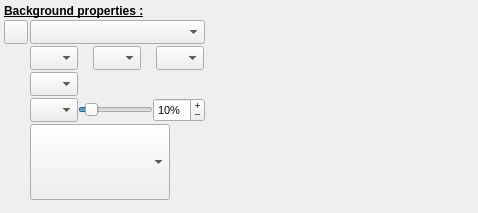
         <widget class="QWidget" name="scrollAreaWidgetContents">
          <property name="geometry">
           <rect>
            <x>0</x>
            <y>0</y>
            <width>478</width>
            <height>213</height>
           </rect>
          </property>
          <layout class="QFormLayout" name="formLayout">
           <property name="fieldGrowthPolicy">
            <enum>QFormLayout::AllNonFixedFieldsGrow</enum>
           </property>
           <property name="horizontalSpacing">
            <number>2</number>
           </property>
           <property name="verticalSpacing">
            <number>2</number>
           </property>
           <property name="margin">
            <number>4</number>
           </property>
           <item row="0" column="0" colspan="2">
            <widget class="QLabel" name="label_2">
             <property name="font">
              <font>
               <weight>75</weight>
               <bold>true</bold>
               <underline>true</underline>
              </font>
             </property>
             <property name="text">
              <string>Background properties :</string>
             </property>
            </widget>
           </item>
           <item row="1" column="0">
            <widget class="QToolButton" name="BackgroundStyleBT">
             <property name="minimumSize">
              <size>
               <width>24</width>
               <height>24</height>
              </size>
             </property>
             <property name="maximumSize">
              <size>
               <width>24</width>
               <height>24</height>
              </size>
             </property>
             <property name="text">
              <string notr="true"/>
             </property>
             <property name="icon">
              <iconset resource="../../RSCffDiaporama.qrc">
               <normaloff>:/img/db_menu.png</normaloff>:/img/db_menu.png</iconset>
             </property>
             <property name="arrowType">
              <enum>Qt::NoArrow</enum>
             </property>
            </widget>
           </item>
           <item row="1" column="1">
            <widget class="QComboBox" name="BrushTypeCombo">
             <property name="sizePolicy">
              <sizepolicy hsizetype="Preferred" vsizetype="Fixed">
               <horstretch>0</horstretch>
               <verstretch>0</verstretch>
              </sizepolicy>
             </property>
             <property name="minimumSize">
              <size>
               <width>175</width>
               <height>24</height>
              </size>
             </property>
             <property name="maximumSize">
              <size>
               <width>175</width>
               <height>24</height>
              </size>
             </property>
             <property name="toolTip">
              <string>Define the background brush type for the shape</string>
             </property>
            </widget>
           </item>
           <item row="2" column="0">
            <widget class="QLabel" name="ColorLabel1">
             <property name="sizePolicy">
              <sizepolicy hsizetype="Fixed" vsizetype="Fixed">
               <horstretch>0</horstretch>
               <verstretch>0</verstretch>
              </sizepolicy>
             </property>
             <property name="text">
              <string notr="true"/>
             </property>
             <property name="pixmap">
              <pixmap resource="../../RSCffDiaporama.qrc">:/img/color.png</pixmap>
             </property>
             <property name="alignment">
              <set>Qt::AlignRight|Qt::AlignTrailing|Qt::AlignVCenter</set>
             </property>
            </widget>
           </item>
           <item row="2" column="1">
            <layout class="QHBoxLayout" name="horizontalLayout_3">
             <property name="spacing">
              <number>0</number>
             </property>
             <property name="margin">
              <number>0</number>
             </property>
             <item>
              <widget class="cCustomColorComboBox" name="FirstColorCombo">
               <property name="sizePolicy">
                <sizepolicy hsizetype="Fixed" vsizetype="Fixed">
                 <horstretch>0</horstretch>
                 <verstretch>0</verstretch>
                </sizepolicy>
               </property>
               <property name="minimumSize">
                <size>
                 <width>48</width>
                 <height>24</height>
                </size>
               </property>
               <property name="maximumSize">
                <size>
                 <width>48</width>
                 <height>24</height>
                </size>
               </property>
               <property name="toolTip">
                <string>Define the color (or first color for a gradient brush)</string>
               </property>
              </widget>
             </item>
             <item>
              <widget class="QLabel" name="ColorLabel_1">
               <property name="minimumSize">
                <size>
                 <width>15</width>
                 <height>0</height>
                </size>
               </property>
               <property name="maximumSize">
                <size>
                 <width>15</width>
                 <height>16777215</height>
                </size>
               </property>
               <property name="text">
                <string notr="true"/>
               </property>
              </widget>
             </item>
             <item>
              <widget class="cCustomColorComboBox" name="FinalColorCombo">
               <property name="sizePolicy">
                <sizepolicy hsizetype="Fixed" vsizetype="Fixed">
                 <horstretch>0</horstretch>
                 <verstretch>0</verstretch>
                </sizepolicy>
               </property>
               <property name="minimumSize">
                <size>
                 <width>48</width>
                 <height>24</height>
                </size>
               </property>
               <property name="maximumSize">
                <size>
                 <width>48</width>
                 <height>24</height>
                </size>
               </property>
               <property name="toolTip">
                <string>Define the second gradient brush color </string>
               </property>
              </widget>
             </item>
             <item>
              <widget class="QLabel" name="ColorLabel_2">
               <property name="minimumSize">
                <size>
                 <width>15</width>
                 <height>0</height>
                </size>
               </property>
               <property name="maximumSize">
                <size>
                 <width>15</width>
                 <height>16777215</height>
                </size>
               </property>
               <property name="text">
                <string notr="true"/>
               </property>
              </widget>
             </item>
             <item>
              <widget class="cCustomColorComboBox" name="IntermColorCombo">
               <property name="sizePolicy">
                <sizepolicy hsizetype="Fixed" vsizetype="Fixed">
                 <horstretch>0</horstretch>
                 <verstretch>0</verstretch>
                </sizepolicy>
               </property>
               <property name="minimumSize">
                <size>
                 <width>48</width>
                 <height>24</height>
                </size>
               </property>
               <property name="maximumSize">
                <size>
                 <width>48</width>
                 <height>24</height>
                </size>
               </property>
               <property name="toolTip">
                <string>Define the third gradient brush color </string>
               </property>
              </widget>
             </item>
             <item>
              <widget class="QLabel" name="ColorLabel2">
               <property name="sizePolicy">
                <sizepolicy hsizetype="Expanding" vsizetype="Preferred">
                 <horstretch>0</horstretch>
                 <verstretch>0</verstretch>
                </sizepolicy>
               </property>
               <property name="text">
                <string notr="true"/>
               </property>
              </widget>
             </item>
            </layout>
           </item>
           <item row="3" column="0">
            <widget class="QLabel" name="PatternLabel">
             <property name="sizePolicy">
              <sizepolicy hsizetype="Fixed" vsizetype="Fixed">
               <horstretch>0</horstretch>
               <verstretch>0</verstretch>
              </sizepolicy>
             </property>
             <property name="text">
              <string notr="true"/>
             </property>
             <property name="pixmap">
              <pixmap resource="../../RSCffDiaporama.qrc">:/img/pattern_fill.png</pixmap>
             </property>
             <property name="alignment">
              <set>Qt::AlignRight|Qt::AlignTrailing|Qt::AlignVCenter</set>
             </property>
            </widget>
           </item>
           <item row="3" column="1">
            <widget class="cCustomBrushComboBox" name="PatternBrushCombo">
             <property name="sizePolicy">
              <sizepolicy hsizetype="Fixed" vsizetype="Fixed">
               <horstretch>0</horstretch>
               <verstretch>0</verstretch>
              </sizepolicy>
             </property>
             <property name="minimumSize">
              <size>
               <width>48</width>
               <height>24</height>
              </size>
             </property>
             <property name="maximumSize">
              <size>
               <width>48</width>
               <height>24</height>
              </size>
             </property>
             <property name="toolTip">
              <string>Select the pattern</string>
             </property>
             <property name="editable">
              <bool>false</bool>
             </property>
             <property name="iconSize">
              <size>
               <width>64</width>
               <height>16</height>
              </size>
             </property>
            </widget>
           </item>
           <item row="4" column="0">
            <widget class="QLabel" name="IntermPosLabel">
             <property name="sizePolicy">
              <sizepolicy hsizetype="Fixed" vsizetype="Fixed">
               <horstretch>0</horstretch>
               <verstretch>0</verstretch>
              </sizepolicy>
             </property>
             <property name="text">
              <string notr="true"/>
             </property>
             <property name="pixmap">
              <pixmap resource="../../RSCffDiaporama.qrc">:/img/Distance.png</pixmap>
             </property>
             <property name="alignment">
              <set>Qt::AlignRight|Qt::AlignTrailing|Qt::AlignVCenter</set>
             </property>
            </widget>
           </item>
           <item row="4" column="1">
            <layout class="QHBoxLayout" name="horizontalLayout_14">
             <property name="spacing">
              <number>0</number>
             </property>
             <property name="margin">
              <number>0</number>
             </property>
             <item>
              <widget class="cGradientOrientationComboBox" name="OrientationCombo">
               <property name="sizePolicy">
                <sizepolicy hsizetype="Fixed" vsizetype="Fixed">
                 <horstretch>0</horstretch>
                 <verstretch>0</verstretch>
                </sizepolicy>
               </property>
               <property name="minimumSize">
                <size>
                 <width>48</width>
                 <height>24</height>
                </size>
               </property>
               <property name="maximumSize">
                <size>
                 <width>48</width>
                 <height>24</height>
                </size>
               </property>
               <property name="toolTip">
                <string>Define orientation of the gradient brush</string>
               </property>
               <property name="iconSize">
                <size>
                 <width>64</width>
                 <height>16</height>
                </size>
               </property>
              </widget>
             </item>
             <item>
              <widget class="QSlider" name="IntermPosSlider">
               <property name="sizePolicy">
                <sizepolicy hsizetype="Expanding" vsizetype="Fixed">
                 <horstretch>0</horstretch>
                 <verstretch>0</verstretch>
                </sizepolicy>
               </property>
               <property name="minimumSize">
                <size>
                 <width>0</width>
                 <height>24</height>
                </size>
               </property>
               <property name="maximumSize">
                <size>
                 <width>75</width>
                 <height>24</height>
                </size>
               </property>
               <property name="toolTip">
                <string>Define position of the second color in the gradient brush</string>
               </property>
               <property name="minimum">
                <number>1</number>
               </property>
               <property name="value">
                <number>10</number>
               </property>
               <property name="orientation">
                <enum>Qt::Horizontal</enum>
               </property>
              </widget>
             </item>
             <item>
              <widget class="QSpinBox" name="IntermPosED">
               <property name="sizePolicy">
                <sizepolicy hsizetype="Fixed" vsizetype="Fixed">
                 <horstretch>0</horstretch>
                 <verstretch>0</verstretch>
                </sizepolicy>
               </property>
               <property name="minimumSize">
                <size>
                 <width>52</width>
                 <height>0</height>
                </size>
               </property>
               <property name="maximumSize">
                <size>
                 <width>52</width>
                 <height>24</height>
                </size>
               </property>
               <property name="font">
                <font>
                 <pointsize>8</pointsize>
                </font>
               </property>
               <property name="toolTip">
                <string>Define position of the second color in the gradient brush</string>
               </property>
               <property name="buttonSymbols">
                <enum>QAbstractSpinBox::PlusMinus</enum>
               </property>
               <property name="suffix">
                <string notr="true">%</string>
               </property>
               <property name="minimum">
                <number>1</number>
               </property>
               <property name="value">
                <number>10</number>
               </property>
              </widget>
             </item>
             <item>
              <widget class="QLabel" name="OrientationSpacer">
               <property name="sizePolicy">
                <sizepolicy hsizetype="Expanding" vsizetype="Preferred">
                 <horstretch>0</horstretch>
                 <verstretch>0</verstretch>
                </sizepolicy>
               </property>
               <property name="text">
                <string notr="true"/>
               </property>
              </widget>
             </item>
            </layout>
           </item>
           <item row="5" column="0">
            <layout class="QVBoxLayout" name="verticalLayout_2">
             <property name="spacing">
              <number>0</number>
             </property>
             <property name="margin">
              <number>0</number>
             </property>
             <item>
              <widget class="QLabel" name="ImageLibraryLabel">
               <property name="sizePolicy">
                <sizepolicy hsizetype="Fixed" vsizetype="Fixed">
                 <horstretch>0</horstretch>
                 <verstretch>0</verstretch>
                </sizepolicy>
               </property>
               <property name="minimumSize">
                <size>
                 <width>24</width>
                 <height>24</height>
                </size>
               </property>
               <property name="maximumSize">
                <size>
                 <width>24</width>
                 <height>24</height>
                </size>
               </property>
               <property name="text">
                <string notr="true"/>
               </property>
               <property name="pixmap">
                <pixmap resource="../../RSCffDiaporama.qrc">:/img/object_image.png</pixmap>
               </property>
               <property name="scaledContents">
                <bool>true</bool>
               </property>
               <property name="alignment">
                <set>Qt::AlignRight|Qt::AlignTop|Qt::AlignTrailing</set>
               </property>
              </widget>
             </item>
             <item>
              <widget class="QLabel" name="ImageLibraryLabel2">
               <property name="text">
                <string/>
               </property>
              </widget>
             </item>
            </layout>
           </item>
           <item row="5" column="1">
            <widget class="cBackgroundComboBox" name="BackgroundCombo">
             <property name="sizePolicy">
              <sizepolicy hsizetype="Fixed" vsizetype="Fixed">
               <horstretch>0</horstretch>
               <verstretch>0</verstretch>
              </sizepolicy>
             </property>
             <property name="minimumSize">
              <size>
               <width>140</width>
               <height>76</height>
              </size>
             </property>
             <property name="maximumSize">
              <size>
               <width>140</width>
               <height>76</height>
              </size>
             </property>
             <property name="toolTip">
              <string>Select an image among that present in the library</string>
             </property>
            </widget>
           </item>
           <item row="6" column="0">
            <spacer name="verticalSpacer">
             <property name="orientation">
              <enum>Qt::Vertical</enum>
             </property>
             <property name="sizeHint" stdset="0">
              <size>
               <width>20</width>
               <height>0</height>
              </size>
             </property>
            </spacer>
           </item>
          </layout>
         </widget>
